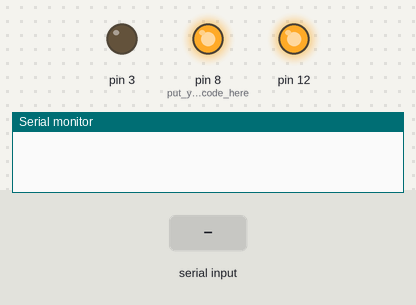
A sketch run on a simulated Arduino Uno, built with avr-gcc and run on an emulated ATmega328P. On the bench: output pins drawn as LEDs (lit = HIGH), the last lines printed to the serial monitor. The test bench sets the inputs (shaded band).

Above: at 1.2 s.
1.3 s: "2" received over Serial
At 2.0 s:
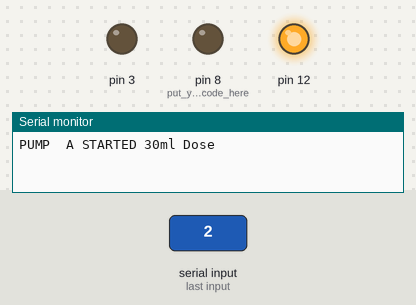
Timing chart, 0 to 31.3 s (numbered marks = the images above; inputs shaded):
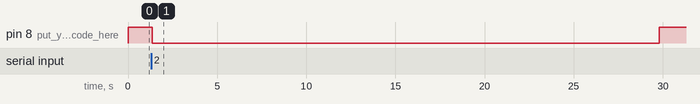

Measured:
- after the input at 1.3 s, pin 8 (put_your_setup_code_here): HIGH → LOW after 0.05 s, → HIGH 28.5 s later

The sketch:

Bluetooth.ino
```cpp
int sensorValue = 0;
int outputValue = 0;
const int analogInPin = A1;  // Analog input pin that the sensor output is attached to
const int analogOutPin = 9; // Analog output pin that the LED is attached to
void setup() {
Serial.begin(9600);      // value output to the PWM (analog out)
 pinMode(8, OUTPUT); // put your setup code here, to run once:
 digitalWrite(8, HIGH);
 digitalWrite(12, HIGH);
 pinMode(12, OUTPUT);
 pinMode(3,OUTPUT);
}
void loop() {
 if(Serial.available()>0)
   {
      char data= Serial.read(); // reading the data received from the bluetooth module


      switch(data)
      {
        //pumps canna A
        case '1': digitalWrite(8, HIGH); digitalWrite(12,HIGH); Serial.println("PUMPS STOPED");break; // when a is pressed on the app on your smart phone
        case '2': digitalWrite(8, LOW);Serial.println("PUMP  A STARTED 30ml Dose"); delay(28450); digitalWrite(8, HIGH);  break; // when d is pressed on the app on your smart phone
        case '3': digitalWrite(8, LOW);Serial.println("PUMP  A STARTED 15ml Dose"); delay(14225); digitalWrite(8, HIGH);  break;
        case '4': digitalWrite(12, LOW);Serial.println("PUMP  B STARTED 30ml Dose"); delay(28450); digitalWrite(12, HIGH);  break; // when d is pressed on the app on your smart phone
        case '5': digitalWrite(12, LOW);Serial.println("PUMP  B STARTED 15ml Dose"); delay(14225); digitalWrite(12, HIGH);  break;

       //Probe code Analogue input delays 0.4s
        case 'p': for (int x=0; x<15;x++) {sensorValue = analogRead(analogInPin);
         //outputValue = map(sensorValue, 0, 1023, 0, 5000);
         //analogWrite(analogOutPin, outputValue);

         Serial.print("sensor = " );
         Serial.print(sensorValue);
         Serial.print("\t EC (mS) = ");
         Serial.println(analogRead(1)* 5.00 / 1024, 2);
         delay(400);
            }
        break; // when d is pressed on the app on your smart phone
        case 'h': Serial.println("--------------------------------\nHELP MENU\n--------------------------------\n1. Stop Pumps \n \n2. Start Pump Canna A 30mL dose \n3. Start Pump Canna A 15mL dose\n4. Start Pump Canna B 30mL\n5. Start Pump Canna B 15mL \np. Probe on \n--------------------------------\n");break; // when d is pressed on the app on your smart phone
        default : break;
      }
      //Serial.println(data);
   }
   delay(50);
}
```
